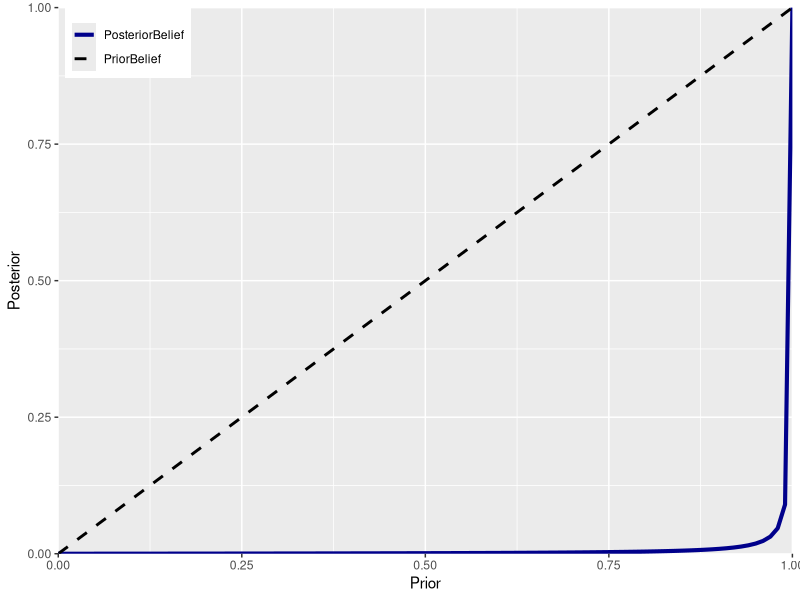
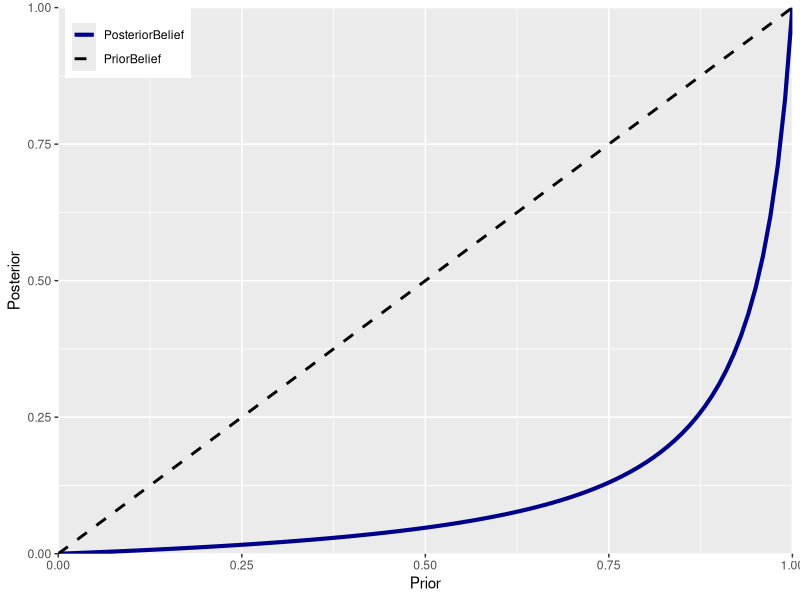
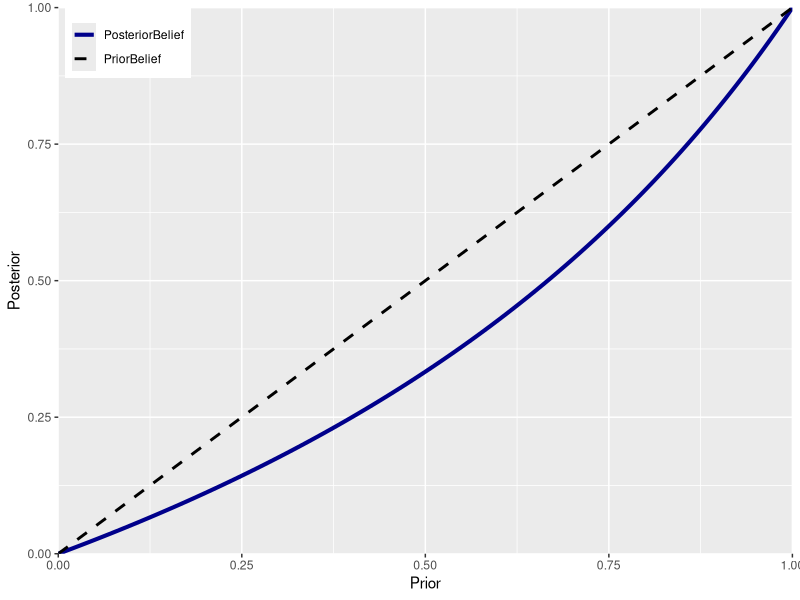
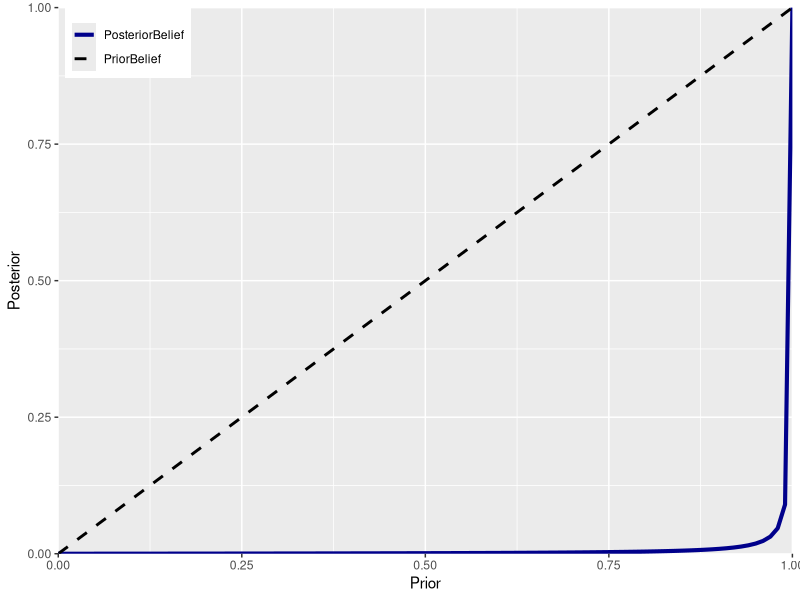
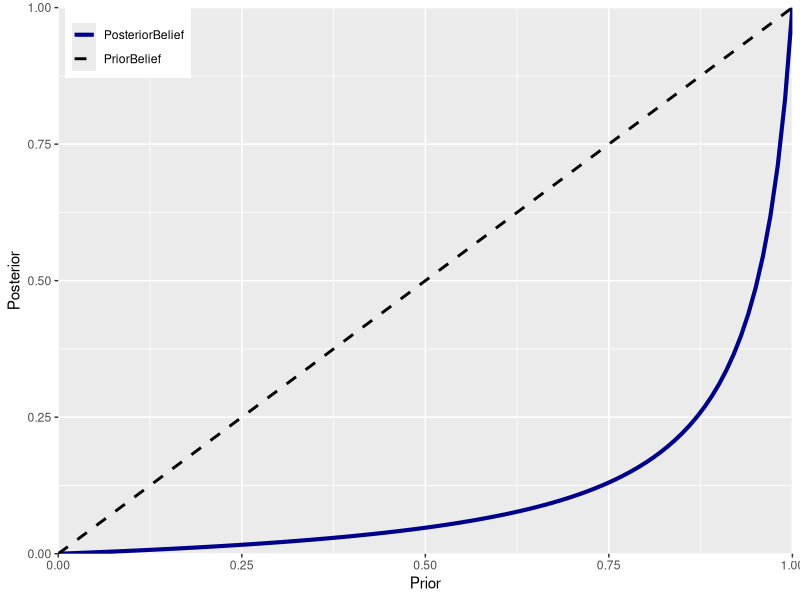
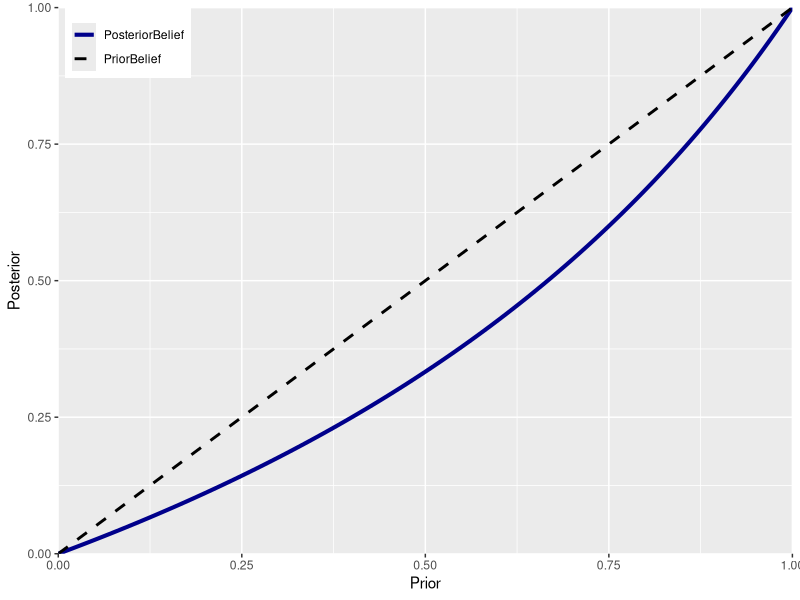

These charts were generated, in order, by the following R code:
library(ggplot2)
library(tidyr)


compute_posterior <- function(prior, pvalue) {
	denominator = pvalue*prior
	divisor = pvalue*prior + 1 - prior
	return (denominator/divisor)
}

plot_for_pvalue <- function(pvalue) {
	priors_for_plot = c(0:100)*0.01
	posteriors = unlist(lapply(priors_for_plot, function(x) compute_posterior(x, pvalue)))
	data_for_plot <- data.frame("Prior" = priors_for_plot, "PosteriorBelief" = posteriors, "PriorBelief" = priors_for_plot)
	data_for_plot <- pivot_longer(data_for_plot, cols=c("PosteriorBelief", "PriorBelief"), names_to="name", values_to="value")
	print(data_for_plot)
	pl <- ggplot(data_for_plot) +
		geom_line(aes(x=Prior, y=value, group=name, colour=name, linetype=name, size=name)) +
		labs(x="Prior", y="Posterior") + 
		coord_cartesian(xlim=c(0, 1), ylim=c(0, 1), expand=FALSE) +
		scale_color_manual("", values = c("PosteriorBelief"="darkblue", "PriorBelief"="black")) + 
		scale_linetype_manual("", values = c("PosteriorBelief"=1, "PriorBelief"=2)) + 
		scale_size_manual("", values = c("PosteriorBelief"=1.4, "PriorBelief"=1)) +
		theme(legend.position=c(.095,0.95))
	print(pl)
	ggsave(paste("plot", as.character(pvalue), ".pdf"), plot=pl, device="pdf")
}

pvalues = c(0.001, 0.05, 0.5)

lapply(pvalues, plot_for_pvalue)







